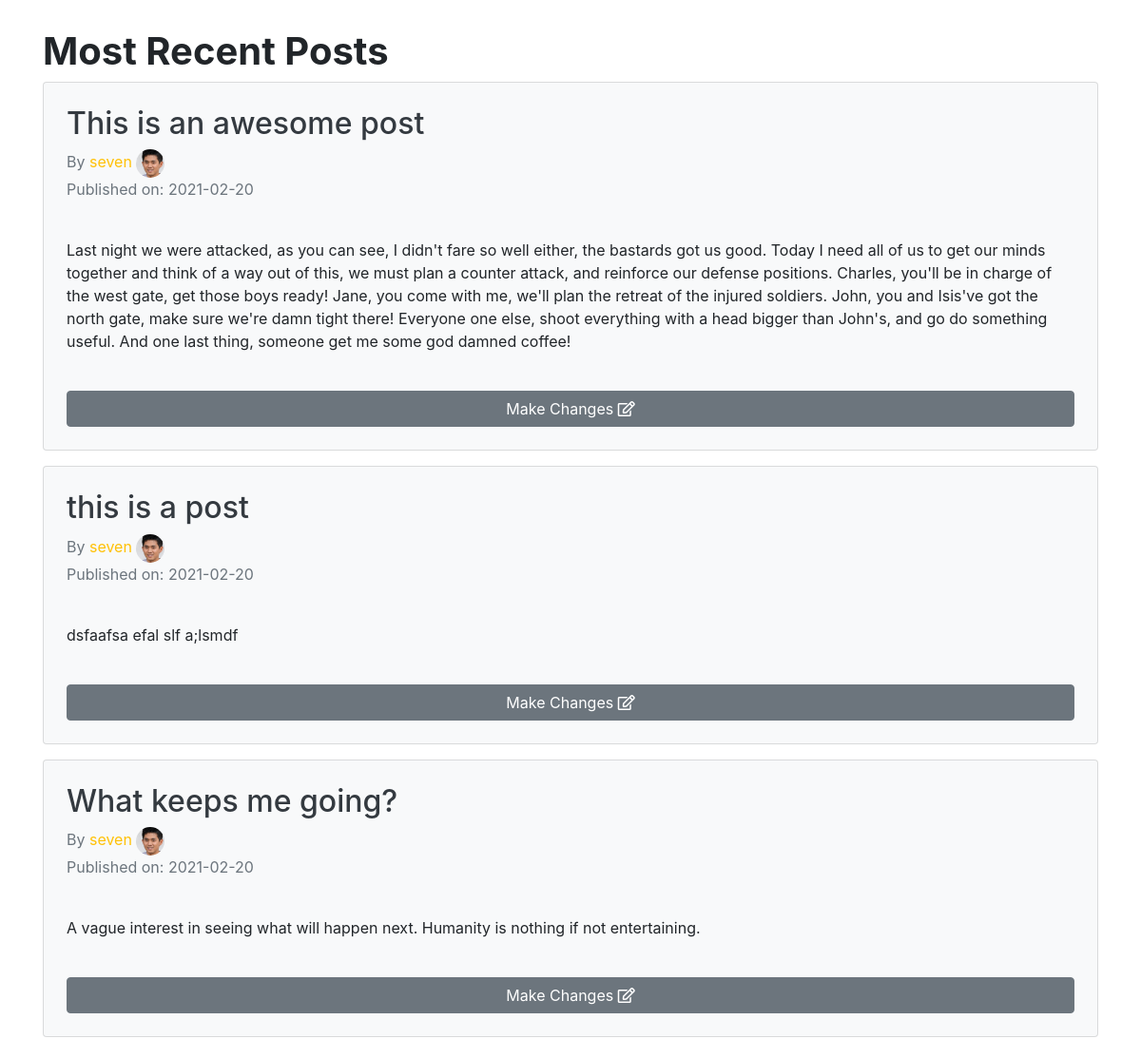
Before: /account (signed in, middle part) with the older database file.
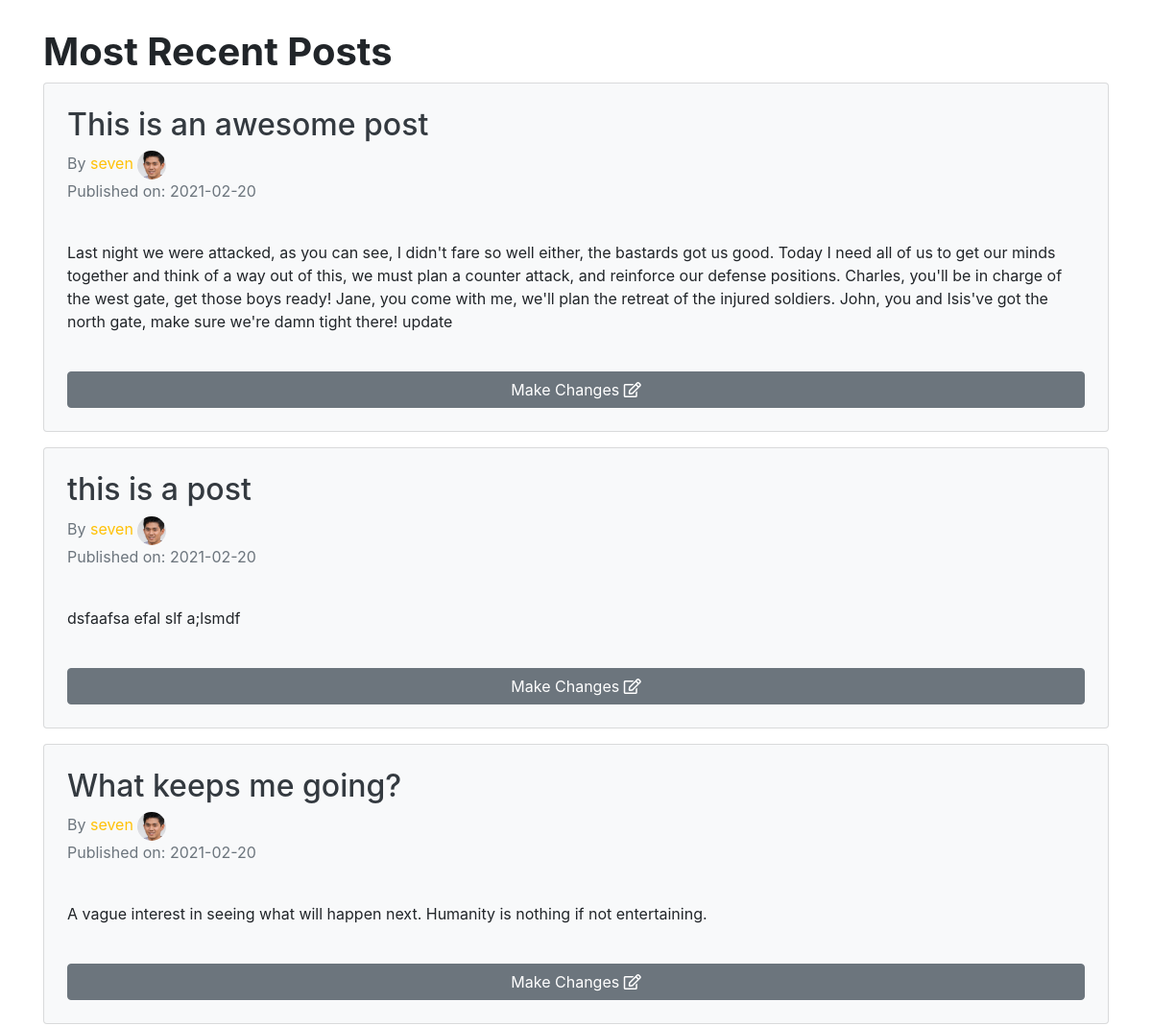
After: the same page with the newer database file.
### impact/models.py (models this page shows, shortened)
class Post(db.Model):
    users = db.relationship(User)
    id = db.Column(db.Integer, primary_key=True)
    user_id = db.Column(db.Integer, db.ForeignKey('users.id'), nullable=False)
    date = db.Column(db.DateTime, nullable=False, default=datetime.utcnow)
    title = db.Column(db.String(140), nullable=False)
    text = db.Column(db.Text, nullable=False)

class User(db.Model,UserMixin):
    __tablename__ = 'users'
    id = db.Column(db.Integer, primary_key=True)
    profile_image = db.Column(db.String(64), nullable=False, default='default_profile.png')
    email = db.Column(db.String(64), unique=True, index=True)
    username = db.Column(db.String(64), unique=True, index=True)
    password_hash = db.Column(db.String(128))
    posts = db.relationship("Post", backref="author", lazy=True)

### impact/users/views.py (the view)
@users.route('/account', methods=['GET', 'POST'])
@login_required
def account():
    page = request.args.get('page', 1, type=int)
    posts = Post.query.filter_by(user_id=current_user.id).order_by(Post.date.desc()).paginate(page=page, per_page=3)
    user = User.query.filter_by(username=current_user.username).first()
    form = UpdateUserForm()
    if form.validate_on_submit():
        email = User.query.filter_by(email=form.email.data).first()
        user = User.query.filter_by(username=form.username.data).first()
        if form.avatar.data:
            username = current_user.username
            pic = add_profile_pic(form.avatar.data, username)
            current_user.profile_image = pic
        if form.username.data == current_user.username and form.email.data == current_user.email:
            flash('Your account is already up to date!', 'success')
            db.session.commit()
            return redirect(url_for('users.account'))
        if user is not None and email is not None:
            flash('Your account could not be updated', 'error')
            db.session.commit()
            return redirect(url_for('users.account'))
        current_user.username = form.username.data
        current_user.email = form.email.data
        db.session.commit()
        flash(u'Your account has been successfully updated!', 'success')
        return redirect(url_for('users.account'))
    elif request.method == "GET":
        form.username.data = current_user.username
        form.email.data = current_user.email
    profile_image = url_for('static', filename='profile_pics/' + current_user.profile_image)
    return render_template('account.html', profile_image=profile_image, form=form, posts=posts, user=user)

### impact/models.py (called while the page is built)
@login_manager.user_loader
def load_user(user_id):
    return User.query.get(user_id)

### impact/templates/account.html (shortened to what this page needs)
{% extends "base.html" %}
{% block content %}
<div>
  <h1 class="font-weight-bold">Most Recent Posts</h1>
{% for post in posts.items  %}
<div class="card bg-light mb-3 p-4">
  <h2 class="text-dark"> <a class="text-dark" href="{{url_for('blog_post.blog_post',blog_post_id=post.id)}}">{{post.title}}</a> </h2>
  <a class="text-muted" href="{{url_for('users.user_posts',username=post.author.username)}}"><span class="text-muted">By </span><span class="text-warning">{{post.author.username}}</span> <img class=" card-image" align='center' src="{{url_for('static',filename='profile_pics/'+post.author.profile_image)}}" width="30"></a>
  <p class='text-muted'>Published on: {{post.date.strftime("%Y-%m-%d")}}</p>
   <br>
   <p>{{post.text}}</p>
   <br>
  <a href="{{ url_for('blog_post.blog_post', blog_post_id=post.id) }}" class="btn btn-secondary">Make Changes <i class="far fa-edit"></i></a>
</div>
{% endfor %}
</div>
</div>
{% endblock %}

Changed rows visible on the page:
changed Post "This is an awesome post": text "…we're damn tight there! Everyone one else, shoot everything with a head bigger than John's, and go do something useful. And one last thing, someone get me some god damned coffee!" → "…we're damn tight there! update"
